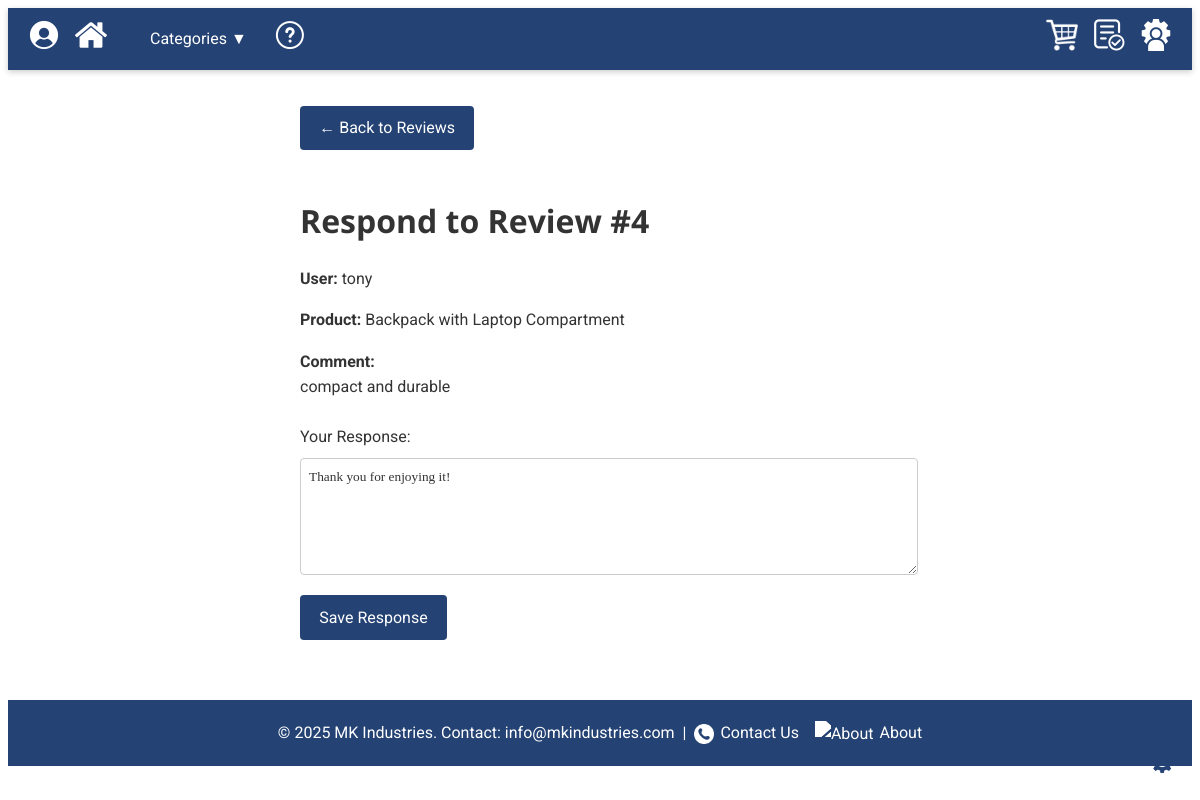
The page /admin/review_response.php?id=4 (signed in) on the database its author committed.
### tables this page shows
CREATE TABLE `reviews` (
  `review_id` int(11) NOT NULL,
  `product_id` int(11) NOT NULL,
  `user_id` int(11) NOT NULL,
  `rating` tinyint(1) NOT NULL,
  `comment` text DEFAULT NULL,
  `admin_response` text DEFAULT NULL,
  `created_at` datetime NOT NULL DEFAULT current_timestamp(),
  `updated_at` datetime NOT NULL DEFAULT current_timestamp() ON UPDATE current_timestamp()
);

CREATE TABLE `users` (
  `user_id` int(11) NOT NULL,
  `username` varchar(50) NOT NULL,
  `email` varchar(100) NOT NULL,
  `password_hash` varchar(255) NOT NULL,
  `role` enum('customer','admin') NOT NULL DEFAULT 'customer',
  `is_active` tinyint(1) NOT NULL DEFAULT 1,
  `status` enum('active','disabled') NOT NULL DEFAULT 'active',
  `created_at` timestamp NOT NULL DEFAULT current_timestamp()
);

CREATE TABLE `products` (
  `product_id` int(11) NOT NULL,
  `category_id` int(11) NOT NULL,
  `name` varchar(150) NOT NULL,
  `price` decimal(10,2) NOT NULL,
  `stock` int(11) NOT NULL DEFAULT 0,
  `description` text DEFAULT NULL,
  `image_url` varchar(255) DEFAULT NULL,
  `created_at` timestamp NOT NULL DEFAULT current_timestamp(),
  `category` varchar(50) NOT NULL DEFAULT 'Accessories'
);

### db.php (called while the page is built, shortened)
<?php
class Database {
    private $host     = '127.0.0.1';
    private $db_name  = 'schoolstore_db';
    private $username = 'root';
    private $password = '';
    public  $conn;
    public function getConnection() {
        if ($this->conn === null) {
            try {
                $this->conn = new PDO(
                    "mysql:host={$this->host};dbname={$this->db_name};charset=utf8mb4",
                    $this->username,
                    $this->password
                );
                $this->conn->setAttribute(PDO::ATTR_ERRMODE, PDO::ERRMODE_EXCEPTION);
            } catch (PDOException $e) {
                echo "Connection error: " . $e->getMessage();
                exit;
            }
        }
        return $this->conn;
    }
    public function query($sql, $params = []) {
        $stmt = $this->conn->prepare($sql);
        $stmt->execute($params);
        return $stmt;
    }
}

### admin/review_response.php (the view, shortened to what this page needs)
<?php
require_once '../db.php';
$db   = new Database();
$reviewId = (int)($_GET['id'] ?? 0);
$rev = $db->query(
  "SELECT
     r.review_id,
     u.username,
     p.name           AS product_name,
     r.comment,                       -- user’s comment :contentReference[oaicite:3]{index=3}
     r.admin_response                 -- prior admin response, if any :contentReference[oaicite:4]{index=4}
   FROM reviews r
   JOIN users    u ON r.user_id    = u.user_id
   JOIN products p ON r.product_id = p.product_id
  WHERE r.review_id = ?",
  [$reviewId]
)->fetch(PDO::FETCH_ASSOC);
$root      = '../';
include $root . 'header.php';
?>
<main class="admin-dashboard" style="padding:20px; max-width:600px; margin:auto;">
  <p><a href="reviews.php" class="button">&larr; Back to Reviews</a></p>
  <h1>Respond to Review #<?= $reviewId ?></h1>
  <p><strong>User:</strong> <?= htmlspecialchars($rev['username']) ?></p>
  <p><strong>Product:</strong> <?= htmlspecialchars($rev['product_name']) ?></p>
  <p><strong>Comment:</strong><br><?= nl2br(htmlspecialchars($rev['comment'])) ?></p>
  <form method="post" style="margin-top:1.5rem;">
    <label for="response" style="display:block; margin-bottom:8px;">
      Your Response:
    </label>
    <textarea
      id="response"
      name="response"
      rows="5"
      style="width:100%; padding:8px; border:1px solid #ccc; border-radius:4px;"
      required
    ><?= htmlspecialchars($rev['admin_response'] ?? '') ?></textarea>
    <button type="submit" class="button" style="margin-top:12px;">
      Save Response
    </button>
  </form>
</main>
<?php include $root . 'footer.php'; ?>

### assets/css/styles.css (style rules this page uses)
:root { --primary-color: #244273; --secondary-color: #f0f0f0; --accent-color: #66c; --font-sans: 'Roboto', sans-serif; --font-heading: 'Open Sans', sans-serif; }
body { font-family: var(--font-sans); line-height: 1.6; color: #333; }
h1, h2, h3, h4 { font-family: var(--font-heading); margin-top: 1.4em; margin-bottom: 0.6em; }
.button { background: var(--primary-color); color: #fff; border: none; padding: 0.6rem 1.2rem; font-size: 1rem; cursor: pointer; border-radius: 4px; transition: background-color 0.3s ease, transform 0.2s ease; }

### rows shown on the page
reviews: user.username "tony", product.name "Backpack with Laptop Compartment", comment "compact and durable", response "Thank you for enjoying it!"

### other values the page prints
$reviewId "4"
